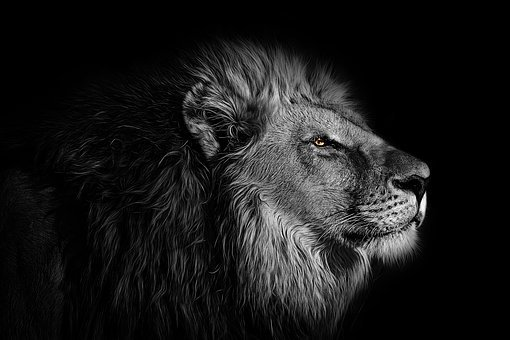
#> input picture HaL6/computer-vision/Lab1/01/test.jpg, 510 x 340 px
$ python PowerTransform.py
#> lines starting #> are read from the running program, lines starting #| are printed output that depends on the picture
#!/usr/bin/env python

import numpy as np
import cv2

def powerTransform(inputImage, fileName, gamma):
    transformed = np.power(inputImage, gamma)
    transformed = np.array(transformed, dtype=np.uint8)
    cv2.imwrite("res4exe3gamma{0}".format(gamma) + fileName, transformed)

if __name__ == "__main__":
    fileName = input('File name?\n')
#> the answer given: 01/test.jpg
    gamma = float(input('Gamma?\n'))
#> the answer given: 3
    try:
        inputImage = cv2.imread(fileName)
#> inputImage is the input picture: shape (340, 510, 3); mean B, G, R 25.5, 25.5, 25.5
        powerTransform(inputImage, fileName, gamma)
#> in powerTransform, `transformed = np.power(inputImage, gamma)`:
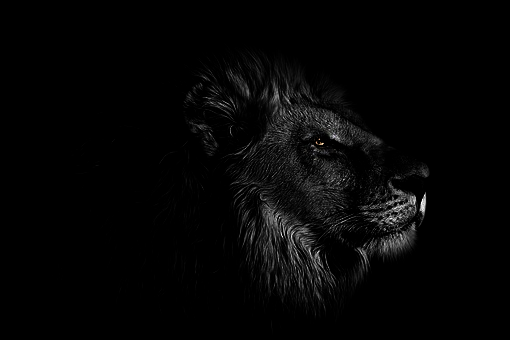
#> transformed: shape (340, 510, 3) float64; mean B, G, R 345120.4, 345338.8, 345557.7; drawn with min black and max white
#> in powerTransform, `transformed = np.array(transformed, dtype=np.uint8)`:
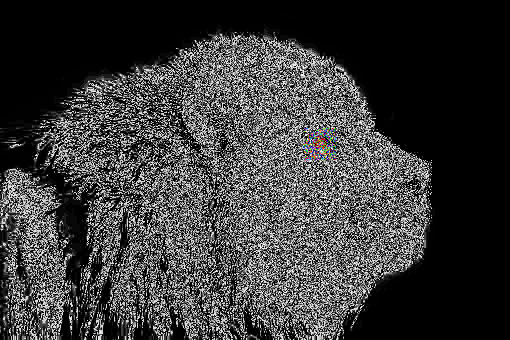
#> transformed: shape (340, 510, 3); mean B, G, R 58.1, 58.1, 58.1
        print('done')
    except FileNotFoundError:
        raise FileNotFoundError("{0} not found!".format(fileName))
